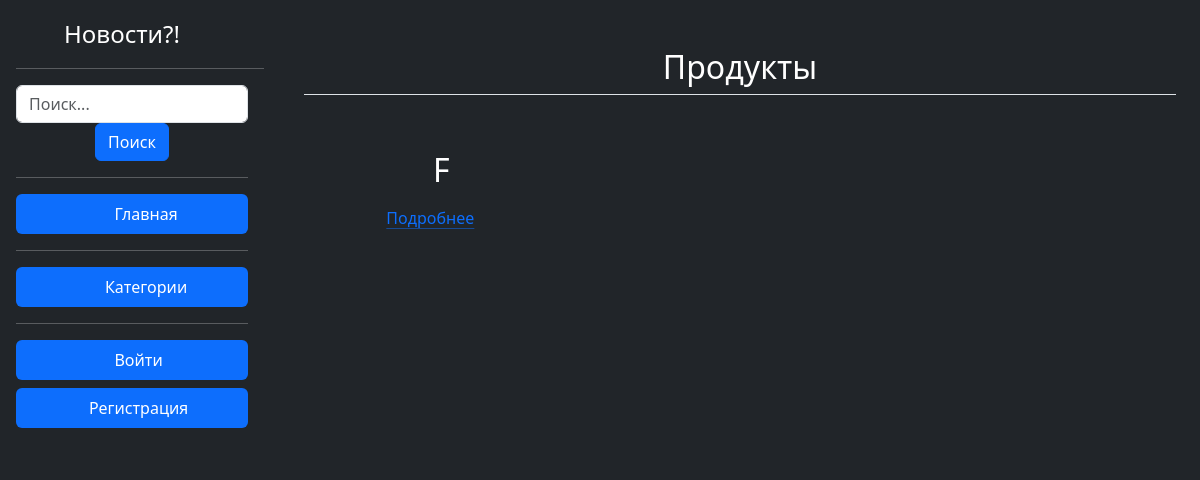
Before: / with the older database file.
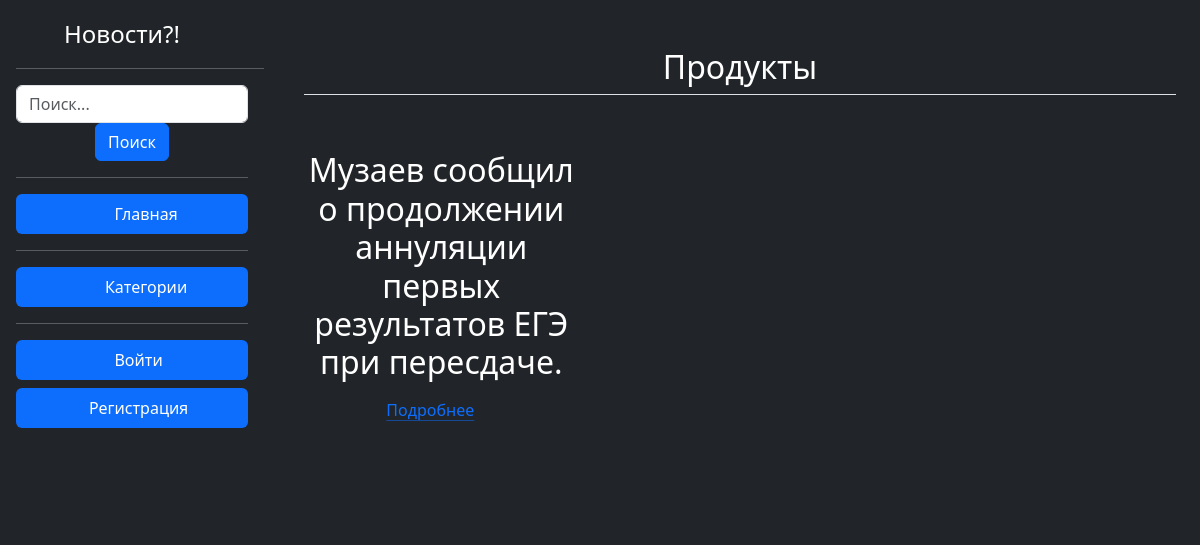
After: the same page with the newer database file.
### index/models.py (models this page shows, shortened)
class News(models.Model):
    head = models.CharField(max_length=128)
    text = models.TextField()
    category = models.ForeignKey(NewsCategory, on_delete=models.CASCADE)
    time = models.DateField()

### index/views.py (the view)
# urls.py: path('', views.home_page),
def home_page(request):
    view_news = News.objects.all()
    view_categ = NewsCategory.objects.all()
    context = {'view_news': view_news,
               'view_categ': view_categ}
    return render(request, 'home.html', context)

### index/templates/home.html (shortened to what this page needs)
<!DOCTYPE html>
<html lang="ru">
<head>
    <link rel="stylesheet" href="https://cdn.jsdelivr.net/npm/bootstrap@5.3.2/dist/css/bootstrap.min.css">
</head>
<body class="d-flex h-100 text-center text-bg-dark">
<div class="d-flex flex-column flex-shrink-0 p-3 text-bg-dark" style="width: 280px;">
    <a href="/" class="d-flex align-items-center mb-3 mb-md-0 me-md-auto text-white text-decoration-none">
      <svg class="bi pe-none me-2" width="40" height="32"><use xlink:href="#bootstrap"></use></svg>
      <span class="fs-4">Новости?!</span>
    </a>
    <hr>
    <form method="post" action="search" class="col-12 col-lg-auto mb-3 mb-lg-0 me-lg-3">
     <input type="search" class="form-control form-control-dark" placeholder="Поиск..."
           aria-label="Search" name="search_news">
        <button type="submit" class="btn btn-primary">Поиск</button>
        <hr>
     <ul class="nav nav-pills flex-column mb-auto">
      <li class="nav-item">
        <a href="/" class="nav-link active" aria-current="page">
          <svg class="bi pe-none me-2" width="16" height="16"><use xlink:href="#home"></use></svg>
          Главная
        </a>
      </li>
    <hr>
      <li class="nav-item">
        <a href="/category" class="nav-link active" aria-current="page">
          <svg class="bi pe-none me-2" width="16" height="16"><use xlink:href="#home"></use></svg>
          Категории
        </a>
      </li>
    <hr>
    {% if user.is_authenticated %}
    <ul class="nav nav-pills flex-column mb-2">
      <li class="nav-item">
        <a href="/logout" class="nav-link active" aria-current="page">
          <svg class="bi pe-none me-2" width="1" height="1"><use xlink:href="/logout"></use></svg>
            Выйти
        </a>
      </li>
    </ul>
    {% else %}
    <ul class="nav nav-pills flex-column mb-2">
      <li class="nav-item">
        <a href="/accounts/login" class="nav-link active" aria-current="page">
            Войти
        </a>
      </li>
    </ul><ul class="nav nav-pills flex-column mb-2">
      <li class="nav-item">
        <a href="/register" class="nav-link active" aria-current="page">
            Регистрация
        </a>
      </li>
    </ul>
    {% endif %}
</div>
<div class="container px-4 py-5" id="featured-3">
    <h2 class="pb-2 border-bottom">Продукты</h2>
    <div class="row g-4 py-5 row-cols-1 row-cols-lg-3">
        {% for n in view_news %}
      <div class="feature col">
        <h3 class="fs-2 text-whitelink bg-dark">{{ n.head }}</h3>
        <a href="/news/{{ n.id }}" class="icon-link">
          Подробнее
          <svg class="bi"><use xlink:href="#chevron-right"></use></svg>
        </a>
      </div>
        {% endfor %}
    </div>
</div>
</body>
</html>

Changed rows visible on the page:
removed News: head "F"
added News: head "Музаев сообщил о продолжении аннуляции первых результатов ЕГЭ при пересдаче."
